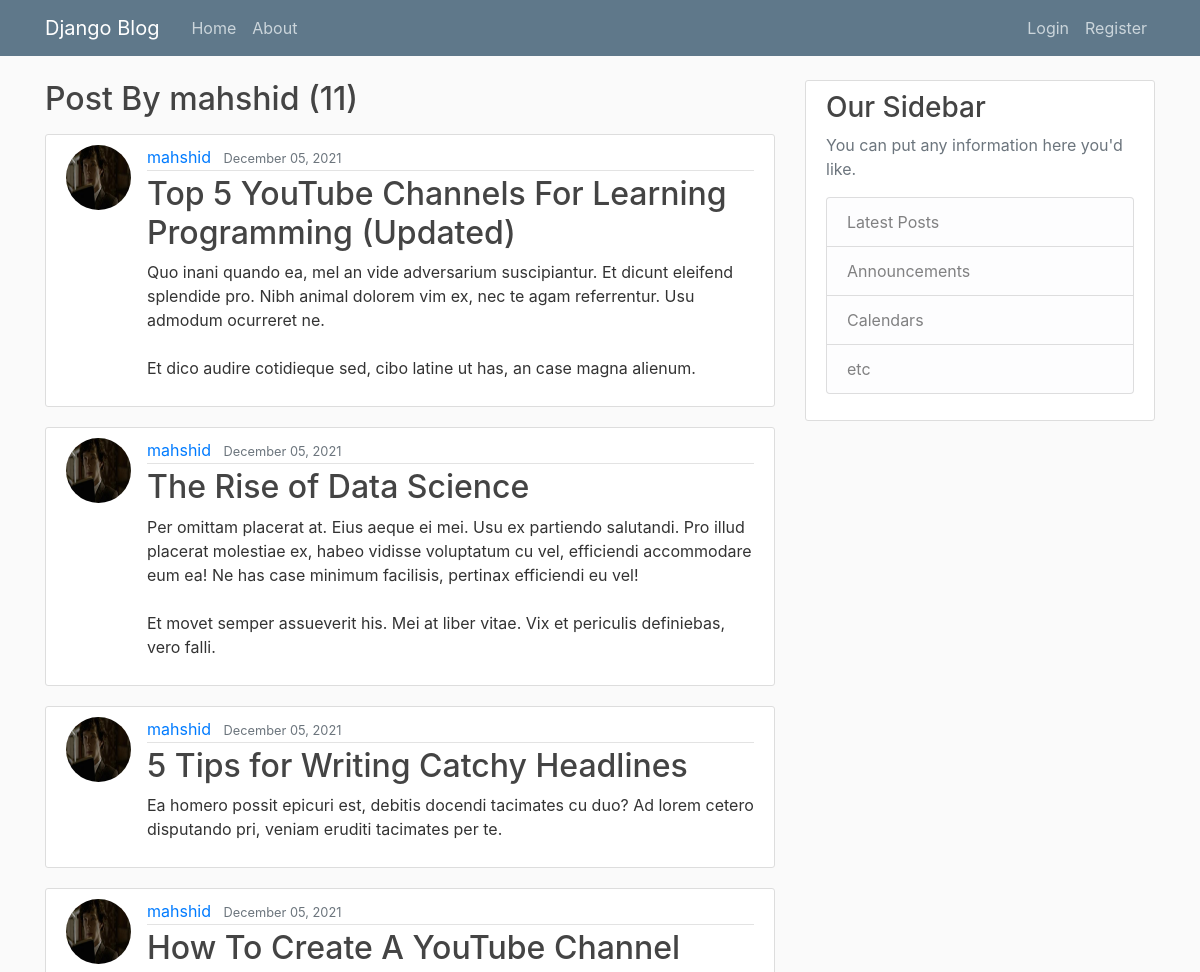
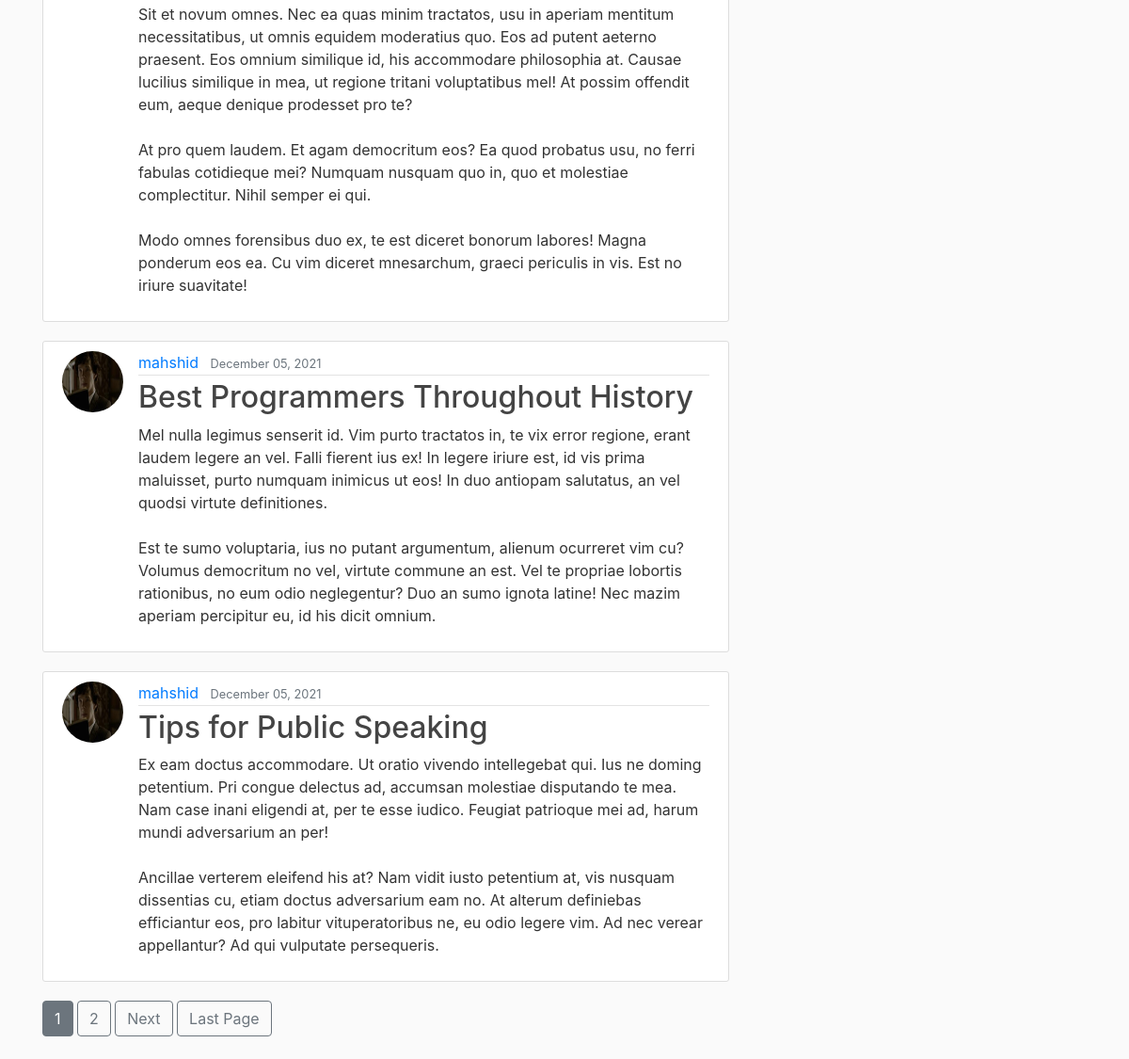
The app's page /mahshid/posts/ with its own data (2 pictures, top to bottom).
### blog/models.py (models this page shows, shortened)
class Post(models.Model):
    author = models.ForeignKey(User, on_delete=models.CASCADE)  # one to many relationship
    title = models.CharField(max_length=100)
    content = models.TextField()
    date_posted = models.DateTimeField(default=timezone.now)

### users/models.py (models this page shows, shortened)
class Profile(models.Model):
    user = models.OneToOneField(User, on_delete=models.CASCADE)
    bio = models.TextField(max_length=500, null=True, blank=True)
    website = models.URLField(max_length=200, null=True, blank=True)
    GENDER_CHOICES = (
        ('M', 'Male'),
        ('F', 'Female'),
    )
    gender = models.CharField(max_length=1, choices=GENDER_CHOICES, default='M')
    image = models.ImageField(default='default.jpg', upload_to='profile_pics')

### blog/views.py (the view)
# urls.py: path('<str:username>/posts/', UserPostListView.as_view(), name='user-posts'),
class UserPostListView(ListView):
    model = Post
    template_name = 'blog/user_posts.html'  # the default is '<app-name>/<model-name>_list.html'
    context_object_name = 'posts'  # the default is 'object_list'
    paginate_by = 6
    def get_queryset(self):
        user = get_object_or_404(User, username=self.kwargs.get('username'))
        return Post.objects.filter(author=user).order_by('-date_posted')

### blog/templates/blog/user_posts.html (shortened to what this page needs)
{% extends 'blog/base.html' %}
{% block content %}
    <h2 class="mb-3">Post By {{ view.kwargs.username }} ({{ page_obj.paginator.count }})</h2>
    {% for post in posts %}
        <article class="media content-section">
            <img class="rounded-circle article-img" src="{{ post.author.profile.image.url }}">
            <div class="media-body">
                <div class="article-metadata">
                    <a class="mr-2" href='{% url "user-posts" username=post.author.username %}'>{{ post.author }}</a>
                    <small class="text-muted">{{ post.date_posted|date:'F d, Y' }}</small>
                </div>
                <h2><a class="article-title" href="{% url 'post-detail' pk=post.id %}">{{ post.title }}</a></h2>
                <p class="article-content">{{ post.content }}</p>
            </div>
        </article>
    {% endfor %}
    {% if is_paginated %}
        {% for num in page_obj.paginator.page_range %}
            {% if num == page_obj.number %}
                <a class="btn btn-secondary mb-4" href="?page={{ num }}">{{ num }}</a>
            {% elif num > page_obj.number|add:'-3' and num < page_obj.number|add:'3' %}
                <a class="btn btn-outline-secondary mb-4" href="?page={{ num }}">{{ num }}</a>
            {% endif %}
        {% endfor %}
        {% if page_obj.has_next %}
            <a class="btn btn-outline-secondary mb-4" href="?page={{ page_obj.next_page_number }}">Next</a>
            <a class="btn btn-outline-secondary mb-4" href="?page={{ page_obj.paginator.num_pages }}">Last Page</a>
        {% endif %}
    {% endif %}
{% endblock %}

### blog/static/blog/main.css (style rules this page uses)
body { background: #fafafa; color: #333333; margin-top: 5rem; }
h1, h2, h3, h4, h5, h6 { color: #444444; }
.content-section { background: #ffffff; padding: 10px 20px; border: 1px solid #dddddd; border-radius: 3px; margin-bottom: 20px; }
.article-title { color: #444444; }
.article-content { white-space: pre-line; }
.article-img { height: 65px; width: 65px; margin-right: 16px; }
.article-metadata { padding-bottom: 1px; margin-bottom: 4px; border-bottom: 1px solid #e3e3e3 }

### records on screen
Post: author.profile.image (picture), author "mahshid", date_posted "December 05, 2021", title "Top 5 YouTube Channels For Learning Programming (Updated)", content "Quo inani quando ea, mel an vide adversarium suscipiantur. Et dicunt eleifend splendide pro. Nibh animal dolorem vim ex, nec te agam referrentur. Usu admodum ocurreret ne. Et dico audire cotidieque sed, cibo latine ut has, an case magna alienum."
Post: author.profile.image (picture), author "mahshid", date_posted "December 05, 2021", title "The Rise of Data Science", content "Per omittam placerat at. Eius aeque ei mei. Usu ex partiendo salutandi. Pro illud placerat molestiae ex, habeo vidisse voluptatum cu vel, efficiendi accommodare eum ea! Ne has case minimum facilisis, pertinax efficiendi eu vel! Et movet semper assueverit his. Mei at liber vitae. Vix et periculis definiebas, vero falli."
Post: author.profile.image (picture), author "mahshid", date_posted "December 05, 2021", title "5 Tips for Writing Catchy Headlines", content "Ea homero possit epicuri est, debitis docendi tacimates cu duo? Ad lorem cetero disputando pri, veniam eruditi tacimates per te."
Post: author.profile.image (picture), author "mahshid", date_posted "December 05, 2021", title "How To Create A YouTube Channel", content "Sit et novum omnes. Nec ea quas minim tractatos, usu in aperiam mentitum necessitatibus, ut omnis equidem moderatius quo. Eos ad putent aeterno praesent. Eos omnium similique id, his accommodare philosophia at. Causae lucilius similique in mea, ut regione tritani voluptatibus mel! At possim offendit eum, aeque denique prodesset pro te? At pro quem laudem. Et agam democritum eos? Ea quod probatus usu, no ferri fabulas cotidieque mei? Numquam nusquam quo in, quo et molestiae complectitur. Nihil semper ei qui. Modo omnes forensibus duo ex, te est diceret bonorum labores! Magna ponderum eos ea. Cu vim diceret mnesarchum, graeci periculis in vis. Est no iriure suavitate!"
Post: author.profile.image (picture), author "mahshid", date_posted "December 05, 2021", title "Best Programmers Throughout History", content "Mel nulla legimus senserit id. Vim purto tractatos in, te vix error regione, erant laudem legere an vel. Falli fierent ius ex! In legere iriure est, id vis prima maluisset, purto numquam inimicus ut eos! In duo antiopam salutatus, an vel quodsi virtute definitiones. Est te sumo voluptaria, ius no putant argumentum, alienum ocurreret vim cu? Volumus democritum no vel, virtute commune an est. Vel te propriae lobortis rationibus, no eum odio neglegentur? Duo an sumo ignota latine! Nec mazim aperiam percipitur eu, id his dicit omnium."
Post: author.profile.image (picture), author "mahshid", date_posted "December 05, 2021", title "Tips for Public Speaking", content "Ex eam doctus accommodare. Ut oratio vivendo intellegebat qui. Ius ne doming petentium. Pri congue delectus ad, accumsan molestiae disputando te mea. Nam case inani eligendi at, per te esse iudico. Feugiat patrioque mei ad, harum mundi adversarium an per! Ancillae verterem eleifend his at? Nam vidit iusto petentium at, vis nusquam dissentias cu, etiam doctus adversarium eam no. At alterum definiebas efficiantur eos, pro labitur vituperatoribus ne, eu odio legere vim. Ad nec verear appellantur? Ad qui vulputate persequeris."

### other values on screen
{{ view.kwargs.username }} "mahshid"
{{ page_obj.paginator.count }} "11"
{{ num }} "1"
{{ num }} "2"
